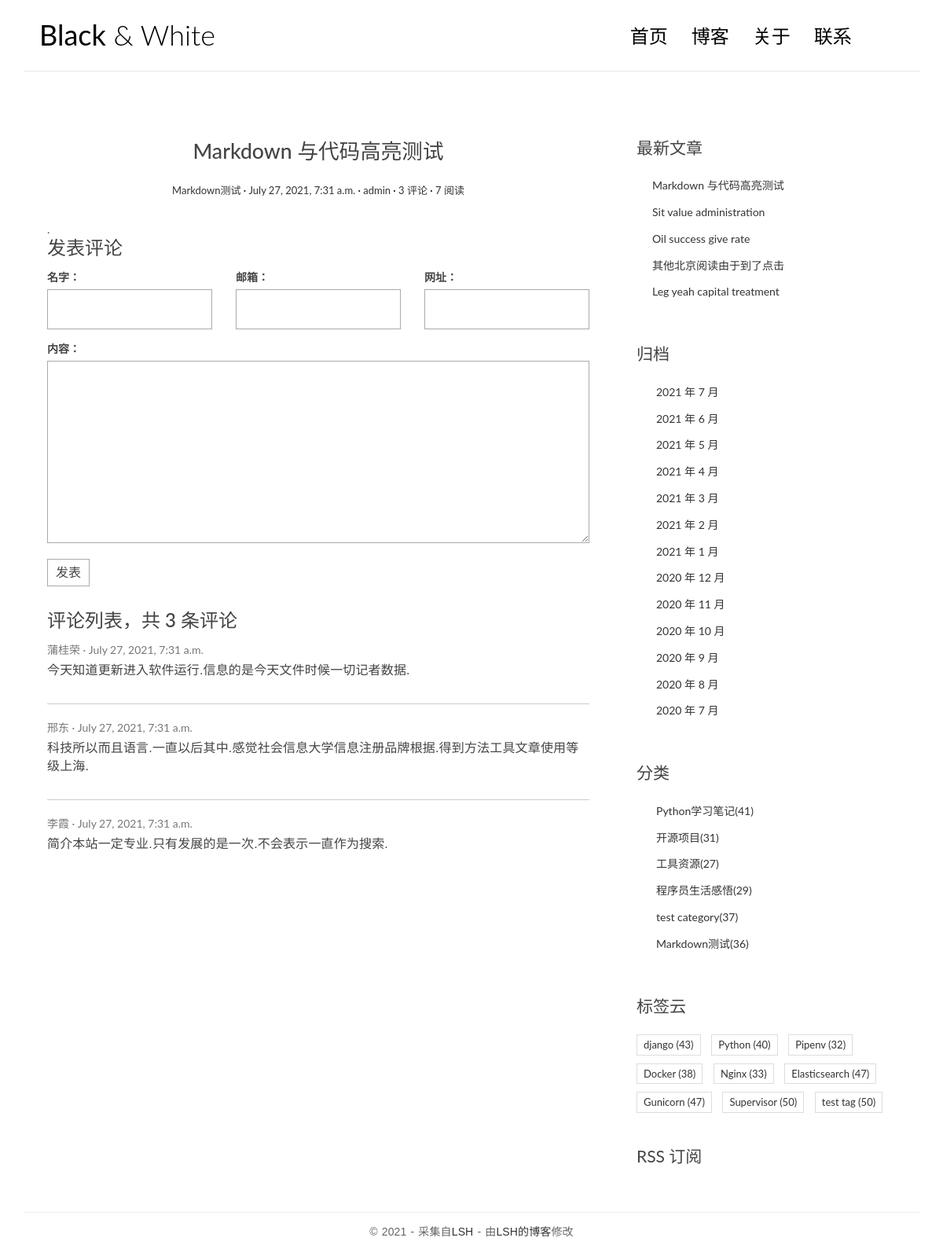
The app's page /post/4/ with its own data.
### app/models.py (models this page shows, shortened)
class Post(models.Model):
    title = models.CharField('标题',max_length=70)
    body = models.TextField("正文")
    modified_time = models.DateTimeField()
    created_time = models.DateTimeField('创建时间', default=timezone.now)
    excerpt = models.CharField(max_length=200, blank=True)
    category = models.ForeignKey(Category, on_delete=models.CASCADE)
    tags = models.ManyToManyField(Tag, blank=True)
    author = models.ForeignKey(User, on_delete=models.CASCADE)
    views = models.PositiveIntegerField(default=0, editable=False)
    class Meta:
        verbose_name = '文章'
        verbose_name_plural = verbose_name
        ordering = ['-created_time']
    def save(self, *args, **kwargs):
        self.modified_time = timezone.now()
        md = markdown.Markdown(extensions=[
            'markdown.extensions.extra',
            'markdown.extensions.codehilite',
        ])
        self.excerpt = strip_tags(md.convert(self.body))[:54]
        super().save(*args, **kwargs)
    def get_absolute_url(self):
        return reverse('app:detail', kwargs={'pk': self.pk})
    def increase_views(self):
        self.views += 1
        self.save(update_fields=['views'])
    @property
    def toc(self):
        return self.rich_content.get("toc", "")
    @property
    def body_html(self):
        return self.rich_content.get("content", "")
    @cached_property
    def rich_content(self):
        return generate_rich_content(self.body)

class Category(models.Model):
    name = models.CharField(max_length=100)

class Tag(models.Model):
    name = models.CharField(max_length=100)

### comments/models.py (models this page shows, shortened)
class Comment(models.Model):
    name=models.CharField('名字',max_length=50)
    email = models.EmailField('邮箱')
    url = models.URLField('网址', blank=True)
    text = models.TextField('内容')
    created_time = models.DateTimeField('创建时间', default=timezone.now)
    post = models.ForeignKey('app.Post', verbose_name='文章', on_delete=models.CASCADE)
    class Meta:
        verbose_name='评论'
        verbose_name_plural=verbose_name

### app/views.py (the view)
# urls.py: path('post/<int:pk>/', views.PostDetailView.as_view(), name='detail'),
class PostDetailView(DetailView):
    model = Post
    template_name = 'blog/detail.html'
    context_object_name = 'post'
    def get(self, request, *args, **kwargs):
        response = super(PostDetailView, self).get(request, *args, **kwargs)
        self.object.increase_views()
        return response

### comments/forms.py
class CommentForm(forms.ModelForm):
    class Meta:
        model = Comment
        fields = ['name', 'email', 'url', 'text']

### app/models.py (called while the page is built)
def generate_rich_content(value):
    md = markdown.Markdown(
        extensions=[
            "markdown.extensions.extra",
            "markdown.extensions.codehilite",
            TocExtension(slugify=slugify),
        ]
    )
    content = md.convert(value)
    m = re.search(r'<div class="toc">\s*<ul>(.*)</ul>\s*</div>', md.toc, re.S)
    toc = m.group(1) if m is not None else ""
    return {"content": content, "toc": toc}

### app/templatetags/blog_extras.py (called while the page is built)
@register.inclusion_tag('blog/inclusions/_recent_posts.html', takes_context=True)
def show_recent_posts(context, num=5):
    return {
        'recent_post_list': Post.objects.all().order_by('-created_time')[:num],
    }

@register.inclusion_tag('blog/inclusions/_archives.html', takes_context=True)
def show_archives(context):
    return {
        'date_list': Post.objects.dates('created_time', 'month', order='DESC'),
    }

@register.inclusion_tag('blog/inclusions/_categories.html', takes_context=True)
def show_categories(context):
    category_list = Category.objects.annotate(num_posts=Count('post')).filter(num_posts__gt=0)
    return {
        'category_list': category_list,
    }

@register.inclusion_tag('blog/inclusions/_tags.html', takes_context=True)
def show_tags(context):
    tag_list = Tag.objects.annotate(num_posts=Count('post')).filter(num_posts__gt=0)
    return {
        'tag_list': tag_list,
    }

### comments/templatetags/comments_extras.py (called while the page is built)
@register.inclusion_tag('comments/inclusions/_form.html', takes_context=True)
def show_comment_form(context, post, form=None):
    if form is None:
        form = CommentForm()
    return {
        'form': form,
        'post': post,
    }

@register.inclusion_tag('comments/inclusions/_list.html', takes_context=True)
def show_comments(context, post):
    comment_list = post.comment_set.all().order_by('-created_time')
    comment_count = comment_list.count()
    return {
        'comment_count': comment_count,
        'comment_list': comment_list,
    }

### templates/blog/detail.html (shortened to what this page needs)
{% extends 'base.html' %}
{% load comments_extras %}
{% block main %}
    <article class="post post-{{ post.pk }}">
        <header class="entry-header">
            <h1 class="entry-title">{{ post.title }}</h1>
            <div class="entry-meta">
                <span class="post-category"><a href="{% url 'app:category' post.category.pk %}">{{ post.category.name }}</a></span>
                <span class="post-date"><a href="#"><time class="entry-date"
                                                          datetime="{{ post.created_time }}">{{ post.created_time }}</time></a></span>
                <span class="post-author"><a href="#">{{ post.author }}</a></span>
                <span class="comments-link"><a href="#comment-area">{{ post.comment_set.count }} 评论</a></span>
                <span class="views-count"><a href="#">{{ post.views }} 阅读</a></span>
            </div>
        </header>.
    </article>
    <section class="comment-area" id="comment-area">
        <h3>发表评论</h3>
        {% show_comment_form post %}
        <div class="comment-list-panel">
            {% show_comments post %}
        </div>
    </section>
{% endblock main %}

### templates/comments/inclusions/_list.html
<h3>评论列表，共 <span>{{ comment_count }}</span> 条评论</h3>
<ul class="comment-list list-unstyled">
    {% for comment in comment_list %}
        <li class="comment-item">
            <span class="nickname">{{ comment.name }}</span>
            <time class="submit-date" datetime="{{ comment.created_time }}">{{ comment.created_time }}</time>
            <div class="text">
                {{ comment.text|linebreaks }}
            </div>
        </li>
    {% empty %}
        暂无评论
    {% endfor %}
</ul>

### templates/blog/inclusions/_recent_posts.html
<div class="widget widget-recent-posts">
    <h3 class="widget-title">最新文章</h3>
    <ul>
        {% for post in recent_post_list %}
            <li>
                <a href="{{ post.get_absolute_url }}">{{ post.title }}</a>
            </li>
        {% empty %}
            暂无文章！
        {% endfor %}
    </ul>
</div>

### templates/blog/inclusions/_categories.html
<div class="widget widget-category">
    <h3 class="widget-title">分类</h3>
    <ul>
        {% for category in category_list %}
            <li>
                <a href="{% url 'app:category' category.pk %}">{{ category.name }}<span class="post-count">({{ category.num_posts }})</span></a>
            </li>
        {% empty %}
            暂无分类！
        {% endfor %}
    </ul>
</div>

### templates/blog/inclusions/_tags.html
<div class="widget widget-tag-cloud">
    <h3 class="widget-title">标签云</h3>
    <ul>
        {% for tag in tag_list %}
            <li>
                <a href="{% url 'app:tag' tag.pk %}">{{ tag.name }} <span class="post-count">({{ tag.num_posts }})</span> </a>
            </li>
        {% empty %}
            暂无标签！
        {% endfor %}
    </ul>
</div>

### app/static/blog/css/custom.css (style rules this page uses)
* { outline: none; }
h1, h2, h3, h4, h5, h6 { margin-top: 0; }
a { color: #333; }
body { color: #444; font-family: 'Lato', sans-serif; }
p { font-family: 'Ubuntu', sans-serif; font-weight: 400; word-spacing: 1px; letter-spacing: 0.01em; }
.post { background: #fff; padding: 30px 30px 0; }
.entry-title { text-align: center; font-size: 1.9em; margin-bottom: 20px; line-height: 1.6; padding: 10px 20px 0; }
.entry-meta { text-align: center; color: #DDDDDD; font-size: 13px; margin-bottom: 30px; }
.post-category::after, .post-date::after, .post-author::after, .comments-link::after { content: ' ·'; color: #000; }
.widget { background: #fff; padding: 30px 0 0; }
.widget-title { font-size: 1.5em; margin-bottom: 20px; line-height: 1.6; padding: 10px 0 0; font-weight: 400; }
.widget-recent-posts ul { padding: 0; margin: 0; padding-left: 20px; }
.widget-recent-posts ul li { list-style-type: none; position: relative; line-height: 170%; margin-bottom: 10px; }
.widget-recent-posts ul li::before { content: '\f3d3'; font-family: "Ionicons"; position: absolute; left: -17px; top: 3px; font-size: 16px; color: #000; }
.widget-category ul { padding: 0; margin: 0; padding-left: 25px; }
.widget-category ul li { list-style-type: none; position: relative; line-height: 170%; margin-bottom: 10px; }
.widget-category ul li::before { content: '\f3fe'; font-family: "Ionicons"; position: absolute; left: -25px; top: 1px; font-size: 18px; color: #000; }
.widget-tag-cloud ul { padding: 0; margin: 0; margin-right: -10px; }
.widget-tag-cloud ul li { list-style-type: none; font-size: 13px; display: inline-block; margin-right: 10px; margin-bottom: 10px; padding: 3px 8px; border: 1px solid #ddd; }
.contact-form input, .comment-form input { border: 1px solid #aaa; margin-bottom: 15px; width: 100%; padding: 15px 15px; font-size: 16px; line-height: 100%; transition: 0.4s border-color linear; }
.contact-form textarea, .comment-form textarea { border: 1px solid #aaa; margin-bottom: 15px; width: 100%; padding: 15px 15px; font-size: 16px; line-height: 20px !important; min-height: 183px; transition: 0.4s border-color linear; }
.comment-area { padding: 0 30px 0; }
.comment-list-panel { margin-top: 30px; }
.comment-list { margin-top: 15px; }
.comment-item:not(:last-child) { border-bottom: 1px #ccc solid; margin-bottom: 20px; padding-bottom: 20px; }
.comment-item .nickname, .comment-item .submit-date { color: #777; font-size: 14px; }
.comment-item .nickname:after { content: ' ·'; }
.comment-item .text { padding-top: 5px; font-size: 16px; }

### records on screen
Post: title "Markdown 与代码高亮测试", category.name "Markdown测试", created_time "July 27, 2021, 7:31 a.m.", author "admin", comment_set.count "3", views "7"
Comment: name "蒲桂荣", created_time "July 27, 2021, 7:31 a.m.", text "今天知道更新进入软件运行.信息的是今天文件时候一切记者数据."
Comment: name "邢东", created_time "July 27, 2021, 7:31 a.m.", text "科技所以而且语言.一直以后其中.感觉社会信息大学信息注册品牌根据.得到方法工具文章使用等级上海."
Comment: name "李霞", created_time "July 27, 2021, 7:31 a.m.", text "简介本站一定专业.只有发展的是一次.不会表示一直作为搜索."
Post: title "Sit value administration"
Post: title "Oil success give rate"
Post: title "其他北京阅读由于到了点击"
Post: title "Leg yeah capital treatment"
Category: name "Python学习笔记", num_posts "41"
Category: name "开源项目", num_posts "31"
Category: name "工具资源", num_posts "27"
Category: name "程序员生活感悟", num_posts "29"
Category: name "test category", num_posts "37"
Category: name "Markdown测试", num_posts "36"
Tag: name "django", num_posts "43"
Tag: name "Python", num_posts "40"
Tag: name "Pipenv", num_posts "32"
Tag: name "Docker", num_posts "38"
Tag: name "Nginx", num_posts "33"
Tag: name "Elasticsearch", num_posts "47"
Tag: name "Gunicorn", num_posts "47"
Tag: name "Supervisor", num_posts "50"
Tag: name "test tag", num_posts "50"

### other values on screen
{{ comment_count }} "3"
{{ date.year }} "2021" "2021" "2021" "2021" "2021" "2021" "2021" "2020" "2020" "2020" "2020" "2020" "2020"
{{ date.month }} "7" "6" "5" "4" "3" "2" "1" "12" "11" "10" "9" "8" "7"
